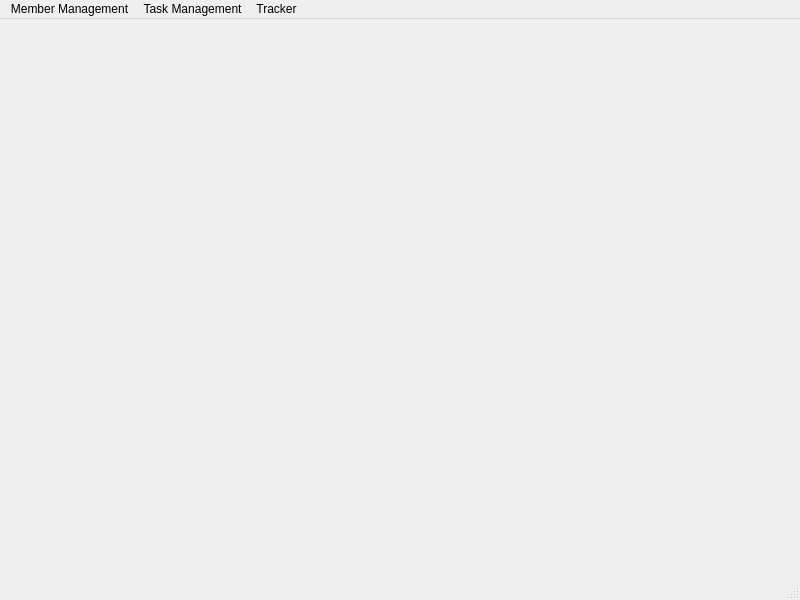
<?xml version="1.0" encoding="UTF-8"?>
<ui version="4.0">
 <class>MainWindow</class>
 <widget class="QMainWindow" name="MainWindow">
  <property name="geometry">
   <rect>
    <x>0</x>
    <y>0</y>
    <width>800</width>
    <height>600</height>
   </rect>
  </property>
  <property name="windowTitle">
   <string>Company/Team Management System</string>
  </property>
  <property name="styleSheet">
   <string notr="true"/>
  </property>
  <widget class="QWidget" name="centralwidget">
   <widget class="QStackedWidget" name="stackedWidget">
    <property name="geometry">
     <rect>
      <x>30</x>
      <y>80</y>
      <width>721</width>
      <height>361</height>
     </rect>
    </property>
    <property name="currentIndex">
     <number>2</number>
    </property>
    <widget class="QWidget" name="pageMember">
     <widget class="QPushButton" name="btnAddMember">
      <property name="geometry">
       <rect>
        <x>20</x>
        <y>30</y>
        <width>151</width>
        <height>26</height>
       </rect>
      </property>
      <property name="text">
       <string>Add Member</string>
      </property>
     </widget>
     <widget class="QPushButton" name="btnDeleteMember">
      <property name="geometry">
       <rect>
        <x>20</x>
        <y>70</y>
        <width>151</width>
        <height>26</height>
       </rect>
      </property>
      <property name="text">
       <string>Delete Member</string>
      </property>
     </widget>
     <widget class="QPushButton" name="btnEditMember">
      <property name="geometry">
       <rect>
        <x>20</x>
        <y>110</y>
        <width>151</width>
        <height>26</height>
       </rect>
      </property>
      <property name="text">
       <string>Edit Member</string>
      </property>
     </widget>
     <widget class="QTableWidget" name="tableMember">
      <property name="geometry">
       <rect>
        <x>180</x>
        <y>30</y>
        <width>511</width>
        <height>261</height>
       </rect>
      </property>
     </widget>
     <widget class="QPushButton" name="btnSearch">
      <property name="geometry">
       <rect>
        <x>180</x>
        <y>0</y>
        <width>81</width>
        <height>26</height>
       </rect>
      </property>
      <property name="text">
       <string>Search</string>
      </property>
     </widget>
    </widget>
    <widget class="QWidget" name="pageTask">
     <widget class="QPushButton" name="btnNewTask">
      <property name="geometry">
       <rect>
        <x>20</x>
        <y>30</y>
        <width>141</width>
        <height>26</height>
       </rect>
      </property>
      <property name="text">
       <string>New Task</string>
      </property>
     </widget>
     <widget class="QPushButton" name="btnDeleteTask">
      <property name="geometry">
       <rect>
        <x>20</x>
        <y>70</y>
        <width>141</width>
        <height>26</height>
       </rect>
      </property>
      <property name="text">
       <string>Delete Task</string>
      </property>
     </widget>
     <widget class="QPushButton" name="btnAssignTask">
      <property name="geometry">
       <rect>
        <x>20</x>
        <y>110</y>
        <width>141</width>
        <height>26</height>
       </rect>
      </property>
      <property name="text">
       <string>Assign Task</string>
      </property>
     </widget>
     <widget class="QTableWidget" name="tableTask">
      <property name="geometry">
       <rect>
        <x>170</x>
        <y>30</y>
        <width>511</width>
        <height>261</height>
       </rect>
      </property>
     </widget>
     <widget class="QPushButton" name="btnSearch_2">
      <property name="geometry">
       <rect>
        <x>170</x>
        <y>0</y>
        <width>81</width>
        <height>26</height>
       </rect>
      </property>
      <property name="text">
       <string>Search</string>
      </property>
     </widget>
     <widget class="QPushButton" name="btnEditTask">
      <property name="geometry">
       <rect>
        <x>20</x>
        <y>150</y>
        <width>141</width>
        <height>26</height>
       </rect>
      </property>
      <property name="text">
       <string>Edit Task</string>
      </property>
     </widget>
    </widget>
    <widget class="QWidget" name="pageProject"/>
   </widget>
   <widget class="QLabel" name="label">
    <property name="geometry">
     <rect>
      <x>20</x>
      <y>0</y>
      <width>81</width>
      <height>81</height>
     </rect>
    </property>
    <property name="text">
     <string/>
    </property>
    <property name="pixmap">
     <pixmap>:/images/75size.png</pixmap>
    </property>
   </widget>
  </widget>
  <widget class="QMenuBar" name="menubar">
   <property name="geometry">
    <rect>
     <x>0</x>
     <y>0</y>
     <width>800</width>
     <height>33</height>
    </rect>
   </property>
   <widget class="QMenu" name="actionMember">
    <property name="title">
     <string>Member Management</string>
    </property>
    <addaction name="actionAdd_members"/>
   </widget>
   <widget class="QMenu" name="actionTask">
    <property name="title">
     <string>Task Management</string>
    </property>
    <addaction name="actionCreate_a_new_task"/>
   </widget>
   <widget class="QMenu" name="actionTracker">
    <property name="title">
     <string>Tracker</string>
    </property>
    <addaction name="actionHomePage"/>
   </widget>
   <addaction name="actionMember"/>
   <addaction name="actionTask"/>
   <addaction name="actionTracker"/>
  </widget>
  <widget class="QStatusBar" name="statusbar"/>
  <action name="actionTask_Management">
   <property name="text">
    <string>Add members</string>
   </property>
  </action>
  <action name="actionRemove_members">
   <property name="enabled">
    <bool>true</bool>
   </property>
   <property name="text">
    <string>Remove members</string>
   </property>
  </action>
  <action name="actionMember_list">
   <property name="enabled">
    <bool>true</bool>
   </property>
   <property name="text">
    <string>Member list</string>
   </property>
  </action>
  <action name="actionCreate_a_new_task">
   <property name="enabled">
    <bool>true</bool>
   </property>
   <property name="text">
    <string>HomePage</string>
   </property>
  </action>
  <action name="actionAssign_a_task">
   <property name="enabled">
    <bool>true</bool>
   </property>
   <property name="text">
    <string>Assign a task</string>
   </property>
  </action>
  <action name="actionTask_list">
   <property name="enabled">
    <bool>true</bool>
   </property>
   <property name="text">
    <string>Task list</string>
   </property>
  </action>
  <action name="actionCreate_a_new_project">
   <property name="text">
    <string>Create a new project</string>
   </property>
  </action>
  <action name="actionOpen_a_project">
   <property name="text">
    <string>Open a project</string>
   </property>
  </action>
  <action name="actionProject_settings">
   <property name="text">
    <string>Project settings</string>
   </property>
  </action>
  <action name="actionAdd_members">
   <property name="enabled">
    <bool>true</bool>
   </property>
   <property name="text">
    <string>HomePage</string>
   </property>
  </action>
  <action name="actionHomePage">
   <property name="text">
    <string>HomePage</string>
   </property>
  </action>
 </widget>
 <resources>
  <include location="resources.qrc"/>
 </resources>
 <connections/>
</ui>
